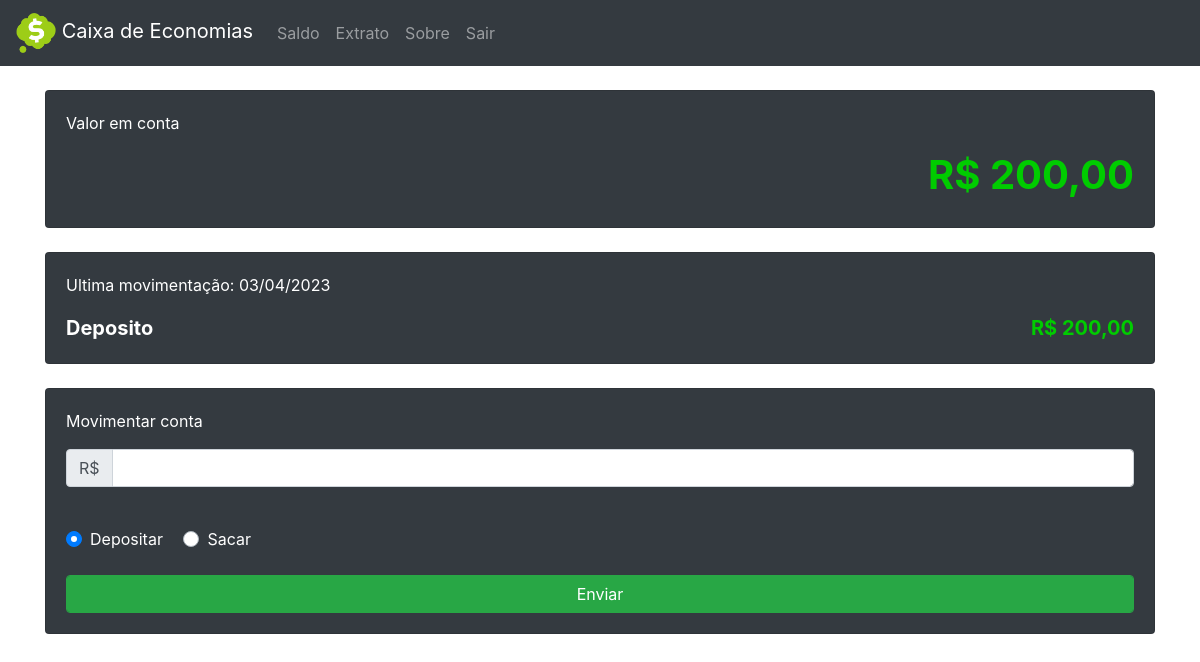
/homepage (signed in), run on an earlier commit of the app's database.
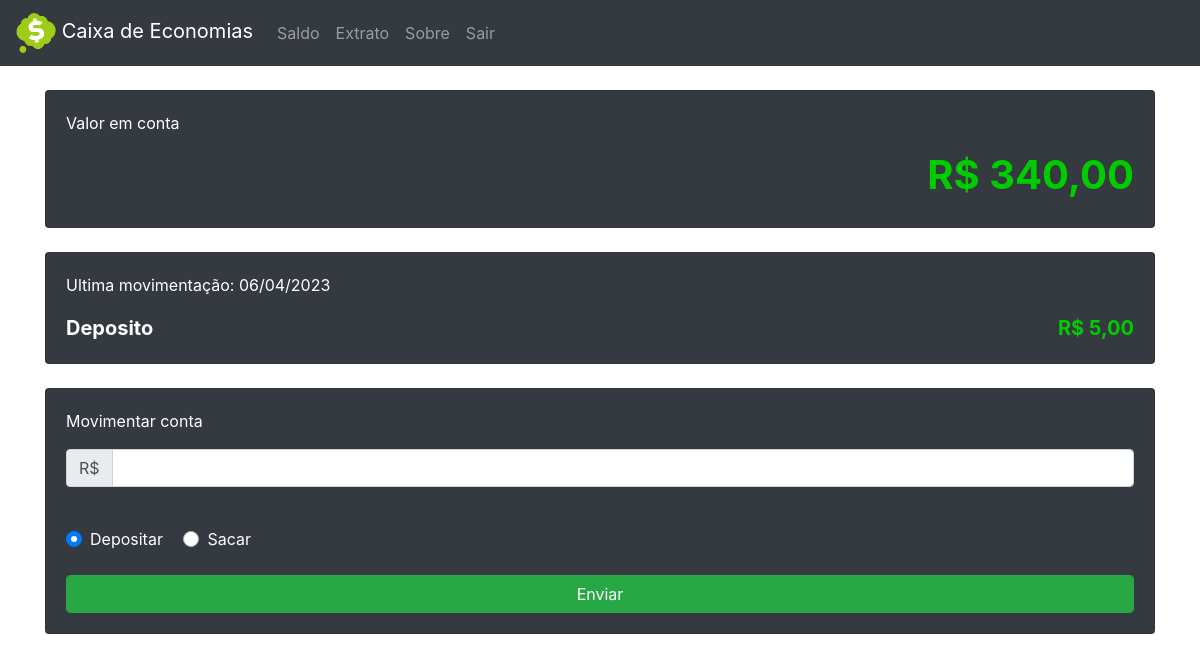
And on a later commit of the database.
### tables this page shows
CREATE TABLE movimentacao(Data DATE, TMov TEXT, VMov REAL, Descricao TEXT);

### App.py (the view)
@app.route('/homepage')
def homepage():
	if (session):
		ultC , ultO, dt, li = Control_DB.ultrow(session['usuario'])
		if ultC > 0:
			cor_ultC = '#00CC00'
		elif ultC  < 0:
			cor_ultC = '#DF0101'
		else:
			cor_ultC = '#33CCFF'
		conta = rs.float_to_s(Control_DB.v_conta(session['usuario']))
		cor_conta = rs.string_to_f(conta)
		if cor_conta > 0:
			cor_conta = '#00CC00'
		elif cor_conta < 0:
			cor_conta = '#DF0101'
		else:
			cor_conta = '#33CCFF'
		ultC = rs.float_to_s(ultC)
		ultO = ultO.capitalize()
		return render_template('index.html', ultC = ultC, cor_ultC = cor_ultC, ultO = ultO, dt = dt, conta =  conta, cor_conta = cor_conta, real = rs.float_to_s)
	else:
		return redirect( url_for('login') )

### App.py (called while the page is built)
	def ultrow(x):
		con = sqlite3.connect(path_db + x + '.db')
		cur = con.cursor()
		li = []
		for row in cur.execute('''SELECT * FROM movimentacao'''):
			ult = row
			li += [row]
		x = ult[2]
		y = ult[1]
		z = ult[0]
		con.commit()
		con.close()
		return x, y, z, li

	def v_conta(x):
		def del_car(x):
			x = x[0]
			if x == None:
				x = 0.0
			else:
				x = float(x)
			return x
		con = sqlite3.connect(path_db + x + '.db')
		cur = con.cursor()
		for row in cur.execute('''SELECT SUM(VMov) FROM movimentacao '''):
			conta = row
			conta = del_car(conta)
		con.commit()
		con.close()
		return conta

### module/realsymbol.py (called while the page is built)
    def string_to_f(x):
        s = x[0:1]
        x = list(x)[4:]
        c = ''
        for i in x:
            if i == '.':
                pass
            elif i == ',':
                c += '.'
            else:
                c += i
        if s == '-':
            c = (float(c) - (2 * float(c)))
            return c
        elif s == ' ':
            return float(c)

### templates/index.html (shortened to what this page needs)
<!DOCTYPE html>
<html lang="pt-br">
	<head>
		<link rel="stylesheet" href="{{ url_for('static', filename='css/bootstrap.min.css') }}">
</head>
<body>
	<nav class="navbar navbar-expand-md bg-dark navbar-dark">
	  <a class="navbar-brand" href="{{ url_for('homepage') }}"><img src="/static/imgs/logo.png" alt="Logo" style="width:40px;"> Caixa de Economias</a>
	  <div class="collapse navbar-collapse" id="collapsibleNavbar">
	    <ul class="navbar-nav">
	      <li class="nav-item">
	        <a class="nav-link" href="{{ url_for('homepage') }}">Saldo</a>
	      </li>
	      <li class="nav-item">
	        <a class="nav-link" href="{{ url_for('extratos') }}">Extrato</a>
	      </li>
	      <li class="nav-item">
	        <a class="nav-link" href="#">Sobre</a>
	      </li>
	      <li class="nav-item">
	        <a class="nav-link" href="{{ url_for('sair') }}">Sair</a>
	      </li>
	    </ul>
	  </div>
	</nav>
	<div class="container">
		<br>
		<div class="card bg-dark text-white">
	    <div class="card-body">
	    	<p>Valor em conta</p>
	    	<h1 class="float-right"><span style="color: {{  cor_conta }}; font-weight: bold;">{{conta}}</span></h1>
	   </div>
	  </div>
	  <br>
		<div class="card bg-dark text-white">
	    <div class="card-body">
	    	<p>Ultima movimentação: {{dt}}</p>
	    	<span style="font-size: 20px; font-weight: bold;">{{ultO}}</span>
	    	<span class="float-right" style="color: {{ cor_ultC }}; font-size: 20px; font-weight: bold;">{{ultC}}</span>
	    </div>
	  </div>
		<br>
	  <div class="card bg-dark text-white">
	    <div class="card-body">
		    <p>Movimentar conta</p>
				<form action="{{ url_for('movimentacao') }}" method="POST">
		  		<div class="input-group mb-3">
		    		<div class="input-group-prepend">
		      		<span class="input-group-text">R$</span>
		   			</div>
		        <input type="number" step="any" name="movimento" class="form-control" id="mv">
		      </div>
		      <br>
		      <div class="custom-control custom-radio custom-control-inline">
            <label class="custom-control-label" for="customRadio1">Depositar</label>
          </div>
          <div class="custom-control custom-radio custom-control-inline">
            <label class="custom-control-label" for="customRadio2">Sacar</label>
          </div>
          <br>
          <br>
					<input type="button" class="btn btn-success form-control" value="Enviar" data-toggle="modal" data-target="#myModal">
		      <br>
				</form>
			</div>
		</div>
	</div>
	<br>
</body>
</html>

What changed in the data, as far as the page shows it:
no longer on this page (row unchanged): movimentacao: Data "03/04/2023", TMov "Deposito"
added movimentacao: Data "06/04/2023"
Also different on the page:
{{ conta }}: "R$ 200,00" → "R$ 340,00"
{{ ultO }}: (not shown) → "Deposito"
{{ ultC }}: "R$ 200,00" → "R$ 5,00"
